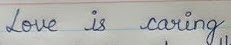
#> input picture scripts/uploaded_images/08_01.jpg, 231 x 45 px
$ python -i preprocessing.py   (imports and definitions only)
#> lines starting #> are read from the running program, lines starting #| are printed output that depends on the picture; after the words box and inside, x2 and y2 are one past the last pixel; in counts of white or black regions, pixels touching at a corner belong together
import cv2
import numpy as np
from scipy.ndimage import gaussian_filter1d
from scipy.signal import find_peaks
import matplotlib.pyplot as plt

# Constantes
MIN_LINE_HEIGHT = 18
LINE_MERGE_DELTA = 8
PADDING_FRAC = 0.15
OPEN_VERT_H = 10
H_DILATE_MAX = 150
H_DILATE_FRAC = 0.25

_K_RULED = cv2.getStructuringElement(cv2.MORPH_RECT, (40, 1))
_K_OPEN_V = cv2.getStructuringElement(cv2.MORPH_RECT, (1, OPEN_VERT_H))


def enhance_image(img: np.ndarray) -> np.ndarray:
    gray = cv2.cvtColor(img, cv2.COLOR_BGR2GRAY) if img.ndim == 3 else img
    clahe = cv2.createCLAHE(2.0, (8, 8))
    applied = clahe.apply(gray)

    if applied.shape[0] >= 3 and applied.shape[1] >= 3:
        grp = cv2.GaussianBlur(applied, (3, 3), 0)
    else:
        grp = applied

    return cv2.adaptiveThreshold(
        grp, 255,
        cv2.ADAPTIVE_THRESH_GAUSSIAN_C,
        cv2.THRESH_BINARY_INV,
        15, 2
    )


def remove_lines(image: np.ndarray, horizontal=True, vertical=True) -> np.ndarray:
    gray = cv2.cvtColor(image, cv2.COLOR_BGR2GRAY) if image.ndim == 3 else image
    bin_img = cv2.adaptiveThreshold(~gray, 255, cv2.ADAPTIVE_THRESH_MEAN_C,
                                    cv2.THRESH_BINARY, 15, -2)

    result = image.copy()

    if horizontal:
        h_kernel = cv2.getStructuringElement(cv2.MORPH_RECT, (60, 1))
        h_lines = cv2.morphologyEx(bin_img, cv2.MORPH_OPEN, h_kernel, iterations=2)
        result[h_lines == 255] = (255, 255, 255) if image.ndim == 3 else 255

    if vertical:
        v_kernel = cv2.getStructuringElement(cv2.MORPH_RECT, (1, 60))
        v_lines = cv2.morphologyEx(bin_img, cv2.MORPH_OPEN, v_kernel, iterations=2)
        result[v_lines == 255] = (255, 255, 255) if image.ndim == 3 else 255

    return result


def debug_compare(original: np.ndarray, cleaned: np.ndarray, aligned: np.ndarray):
    fig, axes = plt.subplots(1, 3, figsize=(18, 6))
    axes[0].imshow(cv2.cvtColor(original, cv2.COLOR_BGR2RGB))
    axes[0].set_title("Original")
    axes[1].imshow(cv2.cvtColor(cleaned, cv2.COLOR_BGR2RGB))
    axes[1].set_title("Removed Lines")
    axes[2].imshow(cv2.cvtColor(aligned, cv2.COLOR_BGR2RGB))
    axes[2].set_title("Aligned")
    for ax in axes:
        ax.axis('off')
    plt.tight_layout()
    plt.show()


def remove_ruled_lines(bin_img: np.ndarray) -> np.ndarray:
    ruled = cv2.morphologyEx(bin_img, cv2.MORPH_OPEN, _K_RULED)
    return cv2.subtract(bin_img, ruled)


def _fallback_projection(bin_img: np.ndarray):
    rows = bin_img.sum(axis=1) / 255
    smooth = gaussian_filter1d(rows, 3)
    peaks, _ = find_peaks(smooth, prominence=50)

    limits = [0] + [
        np.argmin(smooth[p:q]) + p
        for p, q in zip(peaks[:-1], peaks[1:])
    ] + [bin_img.shape[0]]

    return [
        (a, b) for a, b in zip(limits, limits[1:])
        if b - a >= MIN_LINE_HEIGHT
    ]


def detect_lines(img: np.ndarray, dbg: bool = False):
    H, W = img.shape[:2]
    bin0 = enhance_image(img)
    binary = remove_ruled_lines(bin0)

    opened = cv2.morphologyEx(binary, cv2.MORPH_OPEN, _K_OPEN_V)
    kw = min(H_DILATE_MAX, int(W * H_DILATE_FRAC))
    k2 = cv2.getStructuringElement(cv2.MORPH_RECT, (kw, 1))
    dil = cv2.dilate(opened, k2)

    n, _, stats, _ = cv2.connectedComponentsWithStats(dil)
    boxes = [
        (y, y + h)
        for _, y, w, h, _ in stats[1:]
        if h >= MIN_LINE_HEIGHT and w > W * 0.25
    ]
    boxes.sort()

    merged = []
    for y0, y1 in boxes:
        if not merged or y0 - merged[-1][1] > LINE_MERGE_DELTA:
            merged.append([y0, y1])
        else:
            merged[-1][1] = max(merged[-1][1], y1)

    if len(merged) < 3 or (len(merged) == 1 and merged[0][1] - merged[0][0] > 0.7 * H):
        merged = _fallback_projection(binary)

    pad = []
    for y0, y1 in merged:
        p = int((y1 - y0) * PADDING_FRAC)
        pad.append((max(0, y0 - p), min(H, y1 + p)))

    if dbg:
        vis = img.copy()
        for a, b in pad:
            cv2.line(vis, (0, a), (W-1, a), (255, 0, 0), 1)
            cv2.line(vis, (0, b), (W-1, b), (0, 255, 0), 1)
        plt.figure(figsize=(10, 5))
        plt.imshow(cv2.cvtColor(vis, cv2.COLOR_BGR2RGB))
        plt.axis('off')
        plt.show()

    return pad


def deskew_line_shear(line_img: np.ndarray) -> np.ndarray:
    gray = cv2.cvtColor(line_img, cv2.COLOR_BGR2GRAY) if line_img.ndim == 3 else line_img
    thr = cv2.adaptiveThreshold(
        gray, 255,
        cv2.ADAPTIVE_THRESH_GAUSSIAN_C,
        cv2.THRESH_BINARY_INV,
        15, 2
    )
    h, w = thr.shape

    mask = thr > 0
    rev_mask = mask[::-1, :]
    rev_any = rev_mask.any(axis=0)
    first_rev = rev_mask.argmax(axis=0)
    last_line = np.where(rev_any, h - 1 - first_rev, -1).astype(np.float32)

    base = np.maximum.accumulate(last_line)
    base[base < 0] = h / 2
    base = gaussian_filter1d(base, sigma=max(1, w // 100))

    xs = np.arange(w, dtype=np.float32)
    p = np.polyfit(xs, base, 1)
    slope = p[0]

    M = np.array([[1, -slope, 0],
                  [0, 1, 0]], dtype=np.float32)
    return cv2.warpAffine(
        line_img, M, (w, h),
        flags=cv2.INTER_CUBIC,
        borderMode=cv2.BORDER_REPLICATE
    )


def preprocess_align(img: np.ndarray, show_debug=False) -> np.ndarray:
    cleaned = remove_lines(img, horizontal=True, vertical=True)

    H, W = img.shape[:2]
    canvas = np.full_like(img, 255)

    for y0, y1 in detect_lines(cleaned):
        block = cleaned[y0:y1, :]
        canvas[y0:y1, :] = deskew_line_shear(block)

    if show_debug:
        debug_compare(img, cleaned, canvas)

    return canvas

>>> import cv2
>>> picture = cv2.imread('../../../scripts/uploaded_images/08_01.jpg')
#> picture is the input picture: shape (45, 231, 3); mean B, G, R 173.1, 176, 175.6
>>> result = preprocess_align(picture)
#> in remove_lines, `bin_img = cv2.adaptiveThreshold(~gray, 255, cv2.ADAPTIVE_THRESH_MEAN_C..`:
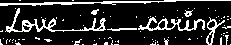
#> bin_img: shape (45, 231); 16.7% white in thin lines or dots
#> in remove_lines, `h_lines = cv2.morphologyEx(bin_img, cv2.MORPH_OPEN, h_kernel, iteratio..`:
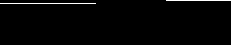
#> h_lines: shape (45, 231); 1.5% white in thin lines or dots, all inside (x1, y1, x2, y2) = (0, 0, 231, 4)
#> in remove_lines, `result[h_lines == 255] = (255, 255, 255) if image.ndim == 3 else 255`:
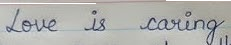
#> result: shape (45, 231, 3); 1.55% of pixels changed, all inside (x1, y1, x2, y2) = (0, 0, 231, 4)
#> in remove_lines, `v_lines = cv2.morphologyEx(bin_img, cv2.MORPH_OPEN, v_kernel, iteratio..`: v_lines: shape (45, 231); every value is 0
#> in detect_lines, `H, W = img.shape[:2]`: H = 45; W = 231
#> in enhance_image, `applied = clahe.apply(gray)`:
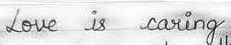
#> applied: shape (45, 231); min 18, max 255, mean 224.3
#> in enhance_image, `grp = cv2.GaussianBlur(applied, (3, 3), 0)`:
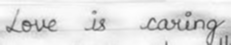
#> grp: shape (45, 231); min 60, max 254, mean 224.2
#> in detect_lines, `bin0 = enhance_image(img)`:
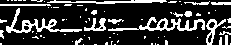
#> bin0: shape (45, 231); 21.1% white in thin lines or dots
#> in detect_lines, `kw = min(H_DILATE_MAX, int(W * H_DILATE_FRAC))`: kw = 57
#> in detect_lines, `n, _, stats, _ = cv2.connectedComponentsWithStats(dil)`: n = 3; stats = [[0, 0, 231, 45, 6436], [0, 11, 132, 22, 2142], [137, 19, 94, 26, 1817]]
#> in detect_lines, `boxes = [ (y, y + h) for _, y, w, h, _ in stats[1:] if h >= MIN_LINE_H..`: boxes = [(11, 33), (19, 45)]
#> in _fallback_projection, `peaks, _ = find_peaks(smooth, prominence=50)`: peaks = [28]
#> in _fallback_projection, `limits = [0] + [ np.argmin(smooth[p:q]) + p for p, q in zip(peaks[:-1]..`: limits = [0, 45]
#> in detect_lines, `merged = _fallback_projection(binary)`: merged = [(0, 45)]
#> the loop in preprocess_align, `for y0, y1 in detect_lines(cleaned):` made 1 pass
#> (y0, y1, h in deskew_line_shear, w in deskew_line_shear, p in deskew_line_shear, M in deskew_line_shear) on pass 1: (0, 45, 45, 231, [1.06e-16, 44], [[1, -1.06e-16, 0], [0, 1, 0]])
